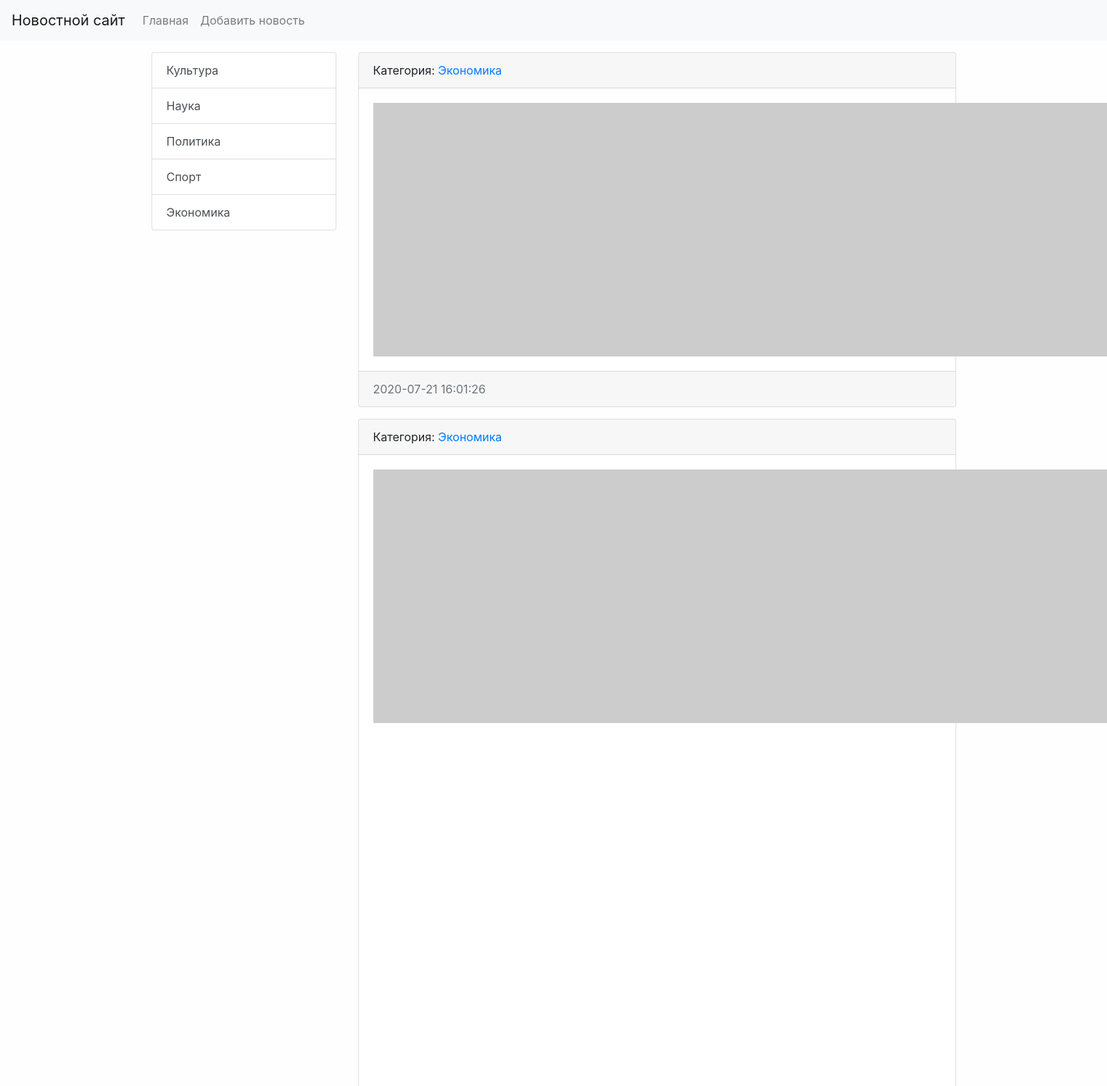
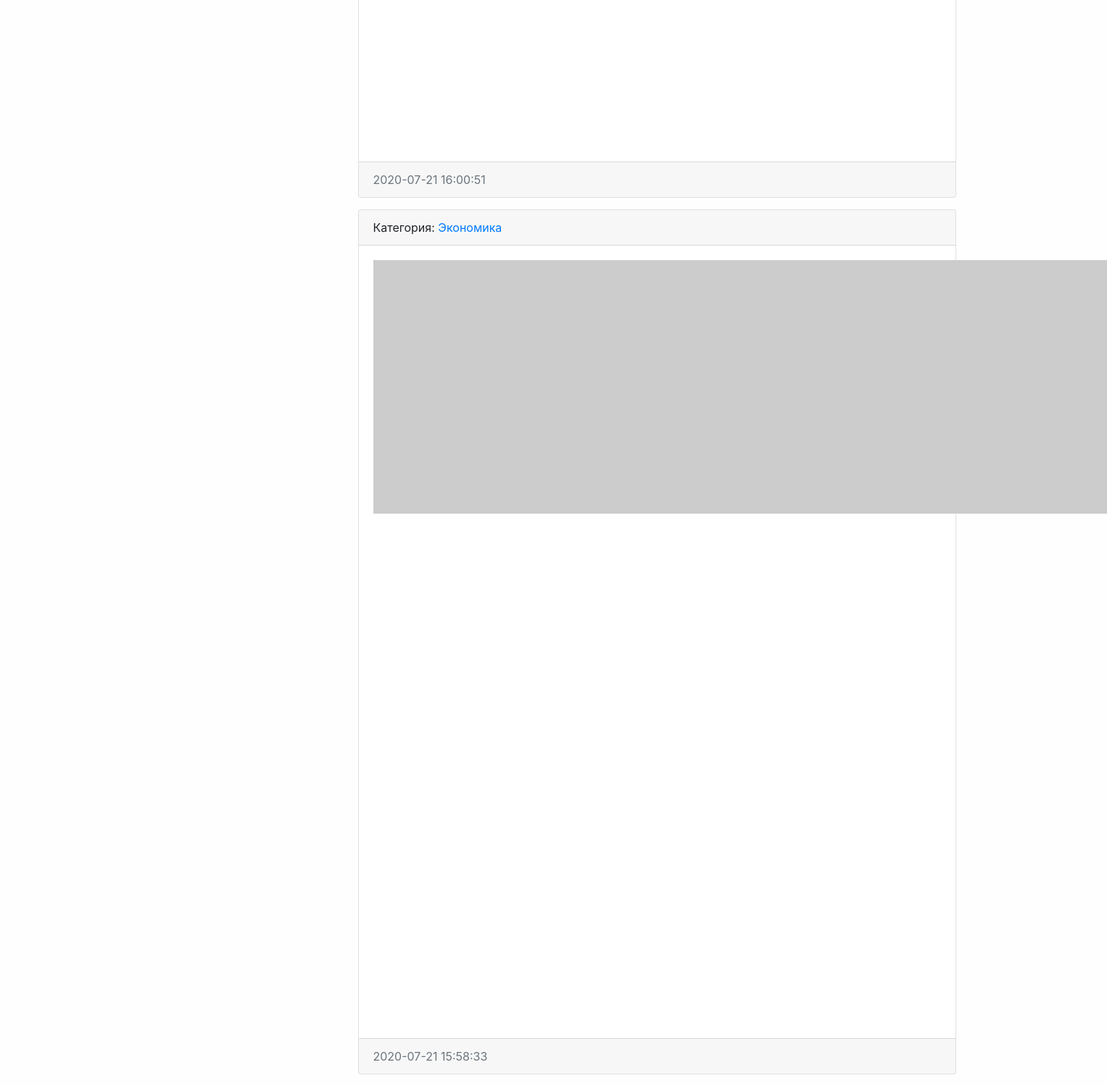
The page /category/5/ on the database its author committed (2 pictures, top to bottom).
### news/models.py (models this page shows, shortened)
class Category(models.Model):
    title = models.CharField(max_length=150, db_index=True, verbose_name='Наименование категории')
    def get_absolute_url(self):
        return reverse('category', kwargs={"category_id": self.pk})
    def __str__(self):
        return self.title
    class Meta:
        verbose_name = 'Категория'
        verbose_name_plural = 'Категории'
        ordering = ['title']

class News(models.Model):
    title = models.CharField(max_length=150, verbose_name='Наименование')
    content = models.TextField(blank=True, verbose_name='Контент')
    created_at = models.DateTimeField(auto_now_add=True, verbose_name='Дата публикации')
    updated_at = models.DateTimeField(auto_now=True, verbose_name='Обновлено')
    photo = models.ImageField(upload_to='photos/%Y/%m/%d/', verbose_name='Фото', blank=True)
    is_published = models.BooleanField(default=True, verbose_name='Опубликовано')
    category = models.ForeignKey('Category', on_delete=models.PROTECT, verbose_name='Категория')
    def get_absolute_url(self):
        return reverse('view_news', kwargs={"pk": self.pk})
    class Meta:
        verbose_name = 'Новость'
        verbose_name_plural = 'Новости'
        ordering = ['-created_at']

### news/views.py (the view)
# urls.py: path('category/<int:category_id>/', NewsByCategory.as_view(), name='category'),
class NewsByCategory(ListView):
    model = News
    template_name = 'news/home_news_list.html'
    context_object_name = 'news'
    allow_empty = False
    def get_context_data(self, *, object_list=None, **kwargs):
        context = super().get_context_data(**kwargs)
        context['title'] = Category.objects.get(pk=self.kwargs['category_id'])
        return context
    def get_queryset(self):
        return News.objects.filter(category_id=self.kwargs['category_id'], is_published=True)

### news/templatetags/news_tags.py (called while the page is built)
@register.inclusion_tag('news/list_categories.html')
def show_categories(arg1='Hello', arg2='world'):
    categories = Category.objects.all()
    return {"categories": categories, "arg1": arg1, "arg2": arg2}

### news/templates/news/home_news_list.html (shortened to what this page needs)
{% extends 'base.html' %}
{% block sidebar %}
{% include 'inc/_sidebar.html' %}
{% endblock %}
{% block content %}
{% for item in news %}
<div class="card mb-3">
    <div class="card-header">
        Категория: <a href="{{ item.category.get_absolute_url }}">{{ item.category }}</a>
    </div>
    <div class="card-body">
        <div class="media">
            {% if item.photo %}
            <img src="{{ item.photo.url }}" alt="" width="350" class="mr-3">
            {% else %}
            <img src="https://picsum.photos/id/1060/350/235/?blur=2" alt="" class="mr-3">
            {% endif %}
        </div>
    </div>
    <div class="card-footer text-muted">
        {{ item.created_at|date:"Y-m-d H:i:s" }}
    </div>
</div>
{% endfor %}
{% endblock %}

### news/templates/news/list_categories.html
<div class="list-group">
    {% for item in categories %}
    <a href="{{ item.get_absolute_url }}" class="list-group-item list-group-item-action">{{ item.title }}</a>
    {% endfor %}
</div>

### mysite/static/css/style.css (style rules this page uses)
body { background-color: #fefefe; }

### rows shown on the page
Category: title "Культура"
Category: title "Наука"
Category: title "Политика"
Category: title "Спорт"
Category: title "Экономика"
News: category "Экономика", created_at "2020-07-21 16:01:26"
News: category "Экономика", created_at "2020-07-21 16:00:51"
News: category "Экономика", created_at "2020-07-21 15:58:33"
